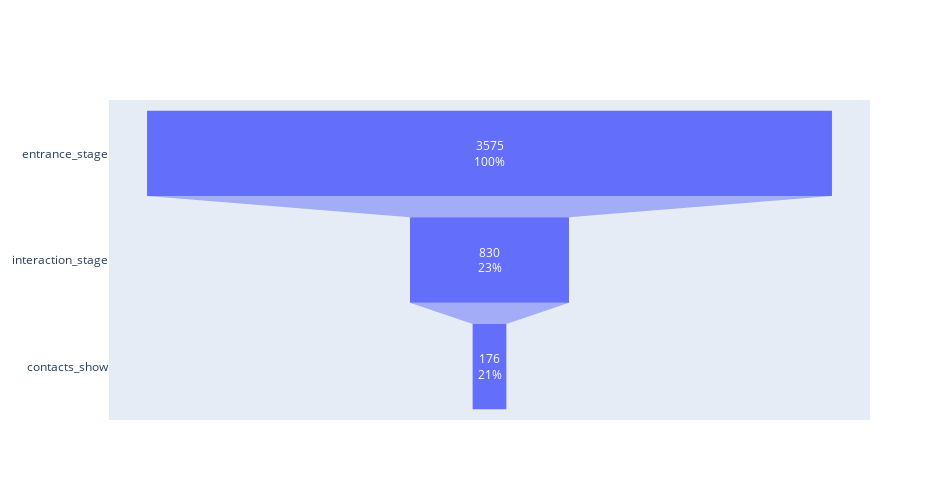

The notebook cell saved with this chart:
### Code cell
# graficamos el embudo para los demas clusters
fig = go.Figure()

fig.add_trace(
    go.Funnel(
        name="Not Cluster 3",
        y=["entrance_stage", "interaction_stage", "contacts_show"],
        x=[
            entrance_stage_nusers_nc0,
            interaction_stage_nusers_nc0,
            contacts_show_nusers_nc0,
        ],
        textinfo="value+percent previous",
    )
)


fig.update_layout(legend=dict(x=0.85, y=0.05), width=950, height=500)
fig.show()

### Figure 1 — Plotly figure (JSON) as saved in the notebook; plotly's stock layout.template omitted (floating-point values rounded to 4 significant figures)
{"data": [{"name": "Not Cluster 3", "textinfo": "value+percent previous", "type": "funnel", "x": [3575, 830, 176], "y": ["entrance_stage", "interaction_stage", "contacts_show"]}], "layout": {"height": 500, "legend": {"x": 0.85, "y": 0.05}, "width": 950}}
